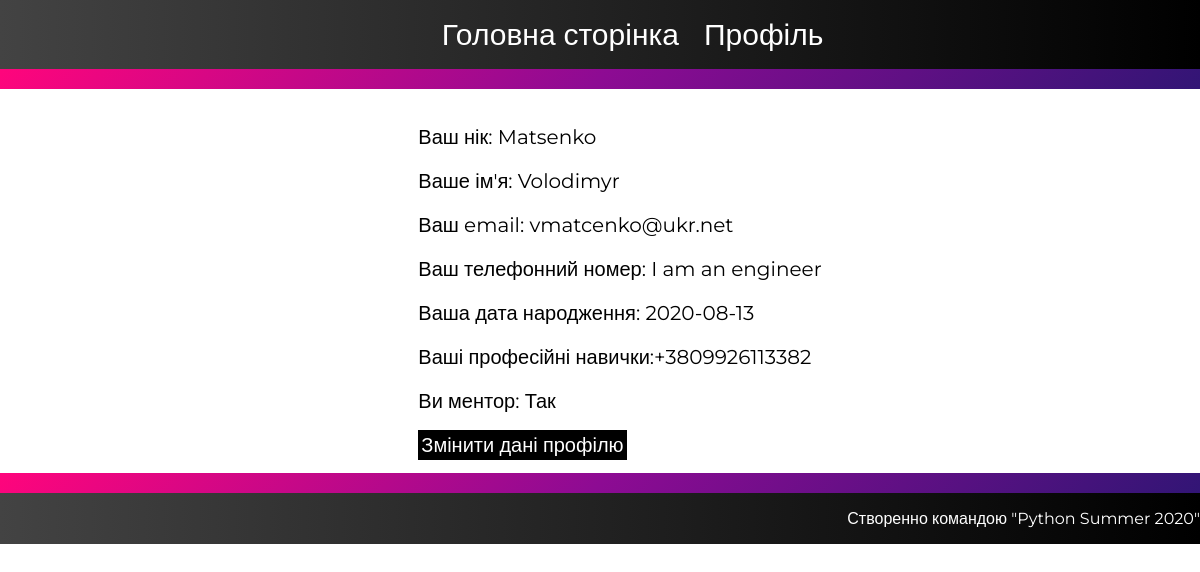
/profile (signed in), run on the app's committed database.
### tables this page shows
CREATE TABLE user_tab (
  id  INTEGER  PRIMARY KEY,  
  username TEXT UNIQUE NOT NULL,
  password TEXT NOT NULL,
  name TEXT  NOT NULL,
  email TEXT UNIQUE NOT NULL,
  telephone_number TEXT UNIQUE NOT NULL ,
  birthday TEXT NOT NULL,
  prof_skills TEXT NOT NULL,
  isMentor BOOLEAN NOT NULL

);

### flaskr/main.py (the view)
@bp.route('/profile')
def profile():
    return render_template("profile.html")

### flaskr/auth.py (called while the page is built)
@bp.before_app_request
def load_logged_in_user():
    user_id = session.get('user_id')
    if user_id is None:
        g.user = None
    else:
        g.user = get_db().execute(
            'SELECT * FROM user_tab WHERE id = ?', (user_id,)
        ).fetchone()

### flaskr/db.py (called while the page is built)
def get_db():
    if 'db' not in g:
        g.db = sqlite3.connect(
            current_app.config['DATABASE'],
            detect_types=sqlite3.PARSE_DECLTYPES
        )
        g.db.row_factory = sqlite3.Row
    return g.db

### flaskr/templates/profile.html (shortened to what this page needs)
<!DOCTYPE html>
<html lang="en">
<head>
</head>
<body>
    <header>
        <ul>
            <li><a href="{{url_for('home')}}">Головна сторінка</a></li>
            <li><a href="">Профіль</a></li>
        </ul>
    </header>
    <div class="background">
    </div>
    {% if g.user %}
    <div class="data">
        <ul>
            <li>
                <p>Ваш нік: {{g.user['username']}}</p>
            </li>
            <li>
                <p>Ваше ім'я: {{g.user['name']}}</p>
            </li>
            <li>
                <p>Ваш email: {{g.user['email']}}</p>
            </li>
            <li>
                <p>Ваш телефонний номер: {{g.user['telephone_number']}}</p>
            </li>
            <li>
                <p>Ваша дата народження: {{g.user['birthday']}}</p>
            </li>
            <li>
                <p>Ваші професійні навички:{{g.user['prof_skills']}}</p>
            </li>
            <li>
                {%if g.user['isMentor']=="True"%}
                <p>Ви ментор: Так</p>
                {%endif%}
            </li>
            <li><a href="{{url_for('main.profile_change_data')}}">Змінити дані профілю</a></li>
        </ul>
    </div>
    <div class="background">
    </div>
    {% endif %}
    <footer>
        <p>Створенно командою "Python Summer 2020"</p>
    </footer>
</body>
</html>

### flaskr/templates/profile.html (style rules this page uses)
header { display: flex; justify-content: center; width: 100%; height: 100%; background-image: linear-gradient(to right, #434343 0%, black 100%); }
header ul li { font-size: 30px; color: white; }
header ul { display: flex; flex-direction: row; list-style: none; }
header ul li { padding-left: 25px; }
body { font-family: 'Montserrat', sans-serif; margin: 0; padding: 0; }
footer { display: flex; justify-content: flex-end; background-image: linear-gradient(to right, #434343 0%, black 100%); width: 100%; height: 100%; }
footer p { color: white; }
a { text-decoration: none; color: white; }
.background { background-image: linear-gradient(-225deg, #FF057C 0%, #8D0B93 50%, #321575 100%); width: 100%; height: 20px; }
.data { display: flex; justify-content: center; }
.data ul { list-style: none; }
.data ul p { font-size: 20px; }
.data ul li a { text-decoration: none; color: white; font-size: 20px; border: 3px solid black; background-color: black; height:30px; }

### data on the page
user_tab: user.username "Matsenko", user.name "Volodimyr", user.email "vmatcenko@ukr.net", user.telephone_number "I am an engineer", user.birthday "2020-08-13", user.prof_skills "+3809926113382"
